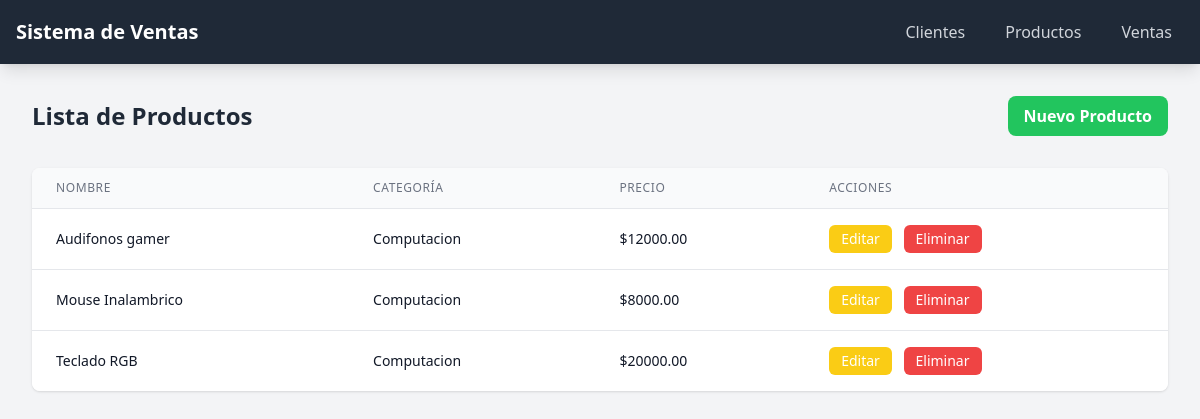
/productos/, run on the app's committed database.
### ventas/models.py (models this page shows, shortened)
class Producto(models.Model):
    id = models.AutoField(primary_key=True)
    uuid = models.UUIDField(default=uuid.uuid4, editable=False, unique=True)
    nombre = models.CharField(max_length=100)
    categoria = models.CharField(max_length=50)
    precio = models.DecimalField(max_digits=10, decimal_places=2)
    created_at = models.DateTimeField(auto_now_add=True)
    modified_at = models.DateTimeField(auto_now=True)

### ventas/views.py (the view)
# urls.py: path('productos/', views.listar_productos, name='listar_productos'),
def listar_productos(request):
    productos = Producto.objects.all()
    return render(request, 'ventas/listar_productos.html', {'productos': productos})

### ventas/templates/ventas/listar_productos.html
{% extends 'base.html' %}
{% block content %}
<div class="mb-8 flex justify-between items-center">
    <h2 class="text-2xl font-bold text-gray-800">Lista de Productos</h2>
    <a href="{% url 'crear_producto' %}" class="bg-green-500 hover:bg-green-600 text-white font-semibold py-2 px-4 rounded-lg">Nuevo Producto</a>
</div>
<div class="bg-white rounded-lg shadow overflow-hidden">
    <div class="overflow-x-auto">
        <table class="min-w-full divide-y divide-gray-200">
            <thead class="bg-gray-50">
                <tr>
                    <th class="px-6 py-3 text-left text-xs font-medium text-gray-500 uppercase tracking-wider">Nombre</th>
                    <th class="px-6 py-3 text-left text-xs font-medium text-gray-500 uppercase tracking-wider">Categoría</th>
                    <th class="px-6 py-3 text-left text-xs font-medium text-gray-500 uppercase tracking-wider">Precio</th>
                    <th class="px-6 py-3 text-left text-xs font-medium text-gray-500 uppercase tracking-wider">Acciones</th>
                </tr>
            </thead>
            <tbody class="bg-white divide-y divide-gray-200">
                {% for producto in productos %}
                <tr class="hover:bg-gray-50">
                    <td class="px-6 py-4 whitespace-nowrap text-sm text-gray-900">{{ producto.nombre }}</td>
                    <td class="px-6 py-4 whitespace-nowrap text-sm text-gray-900">{{ producto.categoria }}</td>
                    <td class="px-6 py-4 whitespace-nowrap text-sm text-gray-900">${{ producto.precio }}</td>
                    <td class="px-6 py-4 whitespace-nowrap text-sm font-medium space-x-2">
                        <a href="{% url 'editar_producto' producto.id %}" class="inline-block bg-yellow-400 hover:bg-yellow-500 text-white px-3 py-1 rounded-md">Editar</a>
                        <a href="{% url 'eliminar_producto' producto.id %}" class="inline-block bg-red-500 hover:bg-red-600 text-white px-3 py-1 rounded-md">Eliminar</a>
                    </td>
                </tr>
                {% empty %}
                <tr>
                    <td colspan="4" class="px-6 py-4 text-center text-sm text-gray-500">No hay productos registrados</td>
                </tr>
                {% endfor %}
            </tbody>
        </table>
    </div>
</div>
{% endblock %}

### data on the page
Producto: nombre "Audifonos gamer", categoria "Computacion", precio "12000.00"
Producto: nombre "Mouse Inalambrico", categoria "Computacion", precio "8000.00"
Producto: nombre "Teclado RGB", categoria "Computacion", precio "20000.00"
